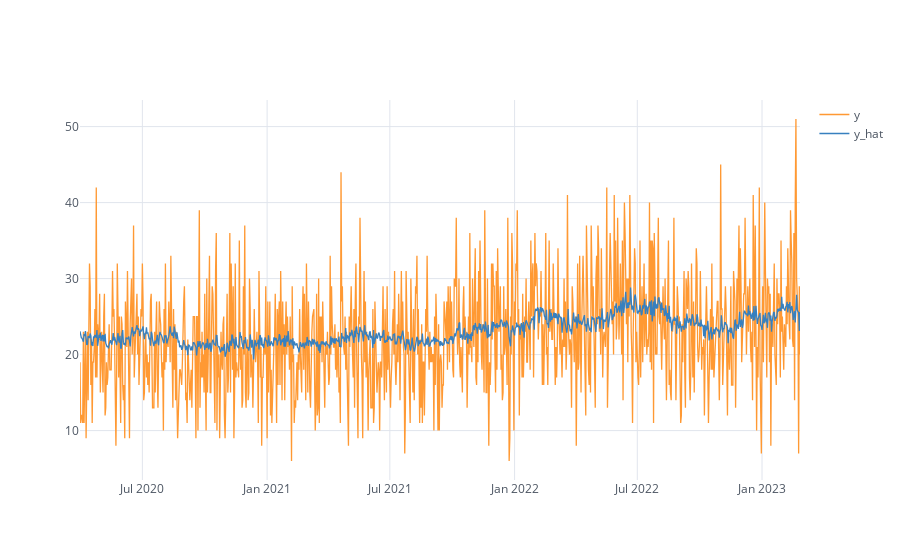

Here is the notebook cell this chart was saved with:
### Code cell
df[["y", "y_hat"]].iplot()

### Figure 1 — Plotly figure (JSON) as saved in the notebook; plotly's stock layout.template omitted (floating-point values rounded to 4 significant figures; data arrays with more than 128 entries replaced by an {"elided": "..."} marker saying what was removed)
{"data": [{"line": {"color": "rgba(255, 153, 51, 1.0)", "dash": "solid", "shape": "linear", "width": 1.3}, "mode": "lines", "name": "y", "text": "", "type": "scatter", "x": {"elided": "1063 str values"}, "y": {"elided": "1063 int values"}}, {"line": {"color": "rgba(55, 128, 191, 1.0)", "dash": "solid", "shape": "linear", "width": 1.3}, "mode": "lines", "name": "y_hat", "text": "", "type": "scatter", "x": {"elided": "1063 str values"}, "y": {"elided": "1063 float values"}}], "layout": {"autosize": true, "legend": {"bgcolor": "#FFFFFF", "font": {"color": "#4D5663"}}, "paper_bgcolor": "#FFFFFF", "plot_bgcolor": "#FFFFFF", "title": {"font": {"color": "#4D5663"}}, "xaxis": {"autorange": true, "gridcolor": "#E1E5ED", "range": ["2020-03-31", "2023-02-26"], "showgrid": true, "tickfont": {"color": "#4D5663"}, "title": {"font": {"color": "#4D5663"}, "text": ""}, "type": "date", "zerolinecolor": "#E1E5ED"}, "yaxis": {"autorange": true, "gridcolor": "#E1E5ED", "range": [3.5, 53.5], "showgrid": true, "tickfont": {"color": "#4D5663"}, "title": {"font": {"color": "#4D5663"}, "text": ""}, "type": "linear", "zerolinecolor": "#E1E5ED"}}}
